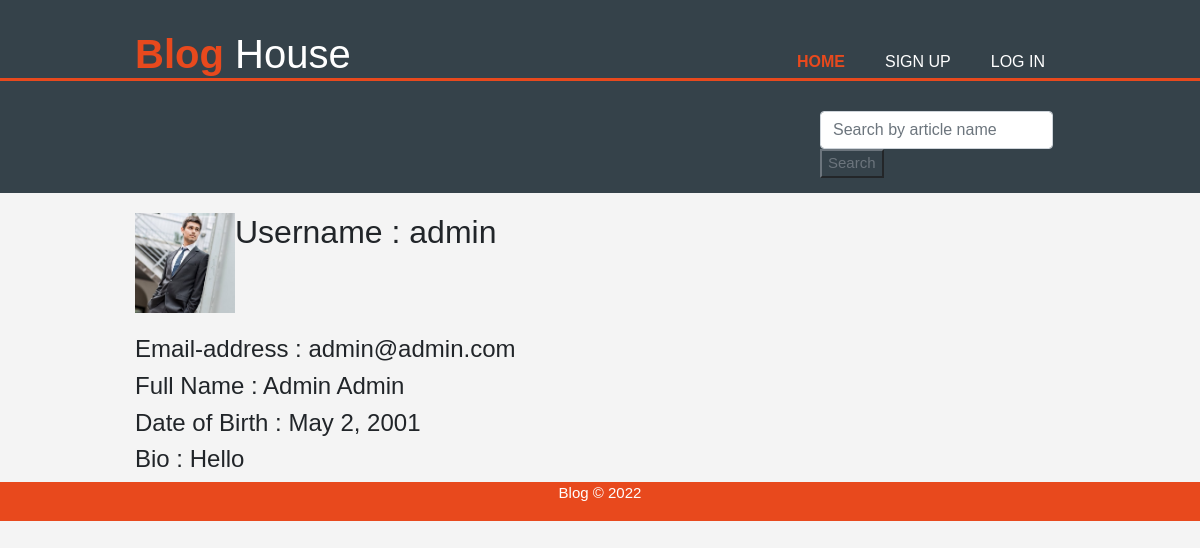
Page /accounts/profile/1/ on the earlier database version.
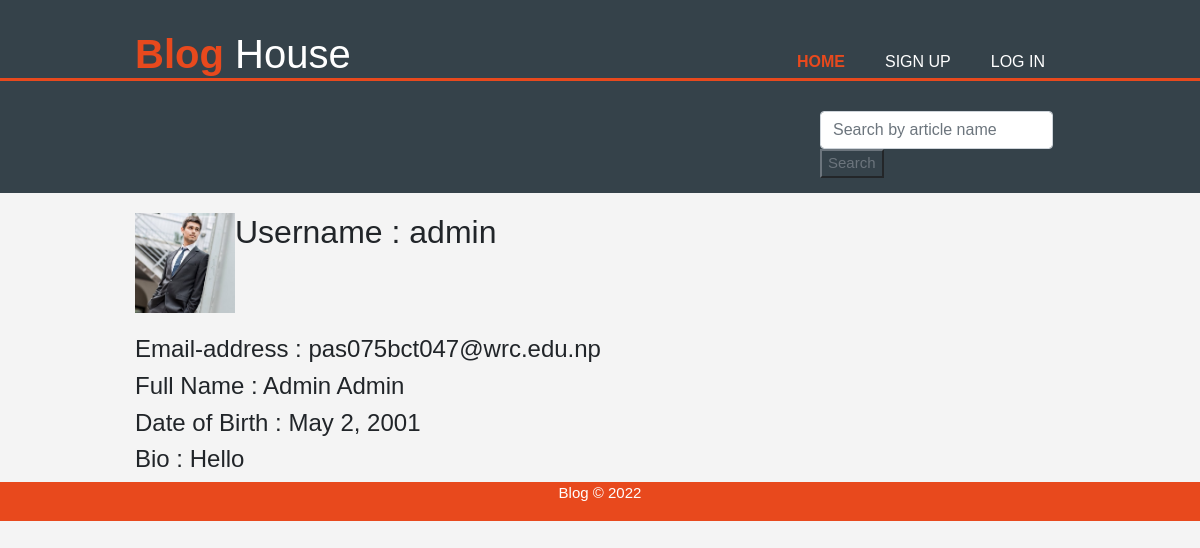
Same page on the later database version.
### accounts/models.py (models this page shows, shortened)
class CustomUser(AbstractUser):
    date_o_b    = models.DateField(blank=False, null=False)
    bio         = models.TextField(blank=False, null=False)
    REQUIRED_FIELDS = ['email', 'date_o_b', 'bio']

class Profile(models.Model):
    user    = models.OneToOneField(CustomUser, on_delete=models.CASCADE)
    pic     = models.ImageField(default='default_pic.png', upload_to='profile_pics')

### accounts/views.py (the view)
# urls.py: path('profile/<int:pk>/', profile, name='profile'),
def profile(request, pk):
    data = User.objects.get(id = pk)
    context = {
        'user_data' : data,
    }
    return render(request, 'accounts/profile.html', context)

### accounts/templates/accounts/profile.html (shortened to what this page needs)
{% extends 'blog/base.html' %}
{% block content %}
<div class='media'>
    <img src="{{user_data.profile.pic.url}}" class="images">
    <div class="media-body">
        <h2 class="account-headig"> Username : {{user_data.username}} </h2>
    </div>
</div>
<br>
<div class="media-body">
    <h4 class="account-headig"> Email-address       : {{user_data.email}} </h4>
    <h4 class="account-headig"> Full Name           : {{user_data.first_name}} {{user_data.last_name}} </h4>
    <h4 class="account-headig"> Date of Birth       : {{user_data.date_o_b}}</h4>
    <h4 class="account-headig"> Bio                 : {{user_data.bio}}</h4>
</div>
{% endblock content %}

Differences in the rows shown:
changed CustomUser "admin": email "admin@admin.com" → "pas075bct047@wrc.edu.np"
